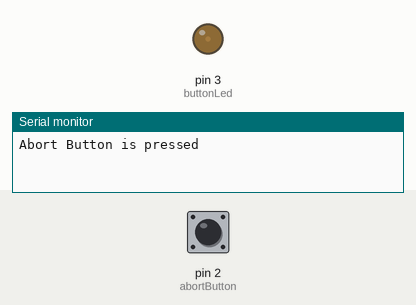
This sketch was run on a simulated Arduino Leonardo, built with avr-gcc and run on an emulated ATmega32U4. Parts: output pins drawn as LEDs (lit = HIGH), the last lines printed to the serial monitor. The inputs (shaded band) are chosen by the test bench; at power-on: pin 2 (abortButton) LOW. USB keyboard and mouse output is not drawn.

Above: at 0.15 s.
At 1.2 s:
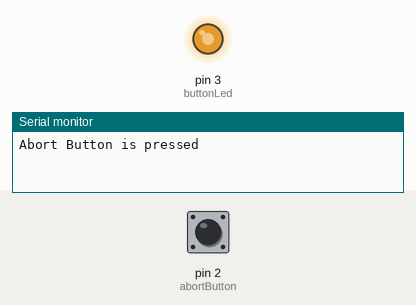
1.3 s: pin 2 (abortButton) pulled HIGH for 0.15 s
At 2.64 s:
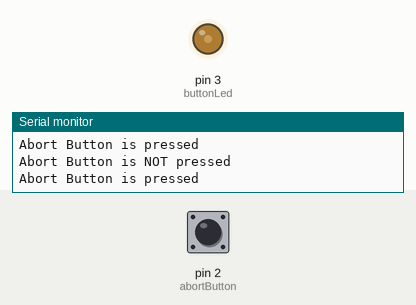
Timing chart, 0 to 10.3 s (numbered marks = the images above; inputs shaded):
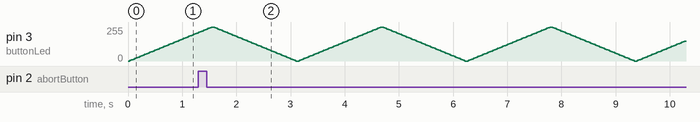

The sketch:

ksp_abort_button.ino
```cpp
#include <Keyboard.h>

/*
 KSP Abort Button

 When the button connected to Digital Pin 2 is pressed
 the arduino will emulate a keyboard press of "backspace"
 which in Kerbal Space Program initiates the abort sequence.

 The circuit:
 * pushbutton attached to pin 2

 Created in 2017
 by d4rkd0s <http://d4rkd0s.me>

 This code is licensed under the GNU GPL v3.0
 https://raw.githubusercontent.com/d4rkd0s/kerbal-panel/master/LICENSE

 */

// ASCII Code for backspace is 08
const int keyToPress = 8;

// Constants that won't change
const int abortButton = 2; // The number of the abortButton pin

// Setup a light for now
const int buttonLed = 3;

// Variables will change:
int abortStatus = 0; // Variable for tracking the abortButton status

// Boolean to track if the button is pressed
bool btnstatus = false;

void setup() {
  // Initialize the abortButton pin as an input
  pinMode(abortButton, INPUT);
  // Setup the Keyboard
  Keyboard.begin();

}

void loop() {
  // fade in from min to max in increments of 5 points:
  for (int fadeValue = 0 ; fadeValue <= 255; fadeValue += 5) {
    // sets the value (range from 0 to 255):
    analogWrite(buttonLed, fadeValue);
    checkButton();
    // wait for 30 milliseconds to see the dimming effect
    delay(30);
  }

  // fade out from max to min in increments of 5 points:
  for (int fadeValue = 255 ; fadeValue >= 0; fadeValue -= 5) {
    // sets the value (range from 0 to 255):
    analogWrite(buttonLed, fadeValue);
    checkButton();
    // wait for 30 milliseconds to see the dimming effect
    delay(30);
  }
}

void checkButton() {
  // Read the state of the abortButton and load it into the abortStatus
  abortStatus = digitalRead(abortButton);
  // Check if the abortButton is pressed
  if (abortStatus == HIGH && btnstatus == true) {
     Serial.print("Abort Button is NOT pressed");
     btnstatus = false;
     Serial.print('\n');
  } else if(abortStatus == LOW && btnstatus == false) {
    // turn LED off:
    Serial.print("Abort Button is pressed");
    Keyboard.write(keyToPress);
    btnstatus = true;
    Serial.print('\n');
  }
}
```
